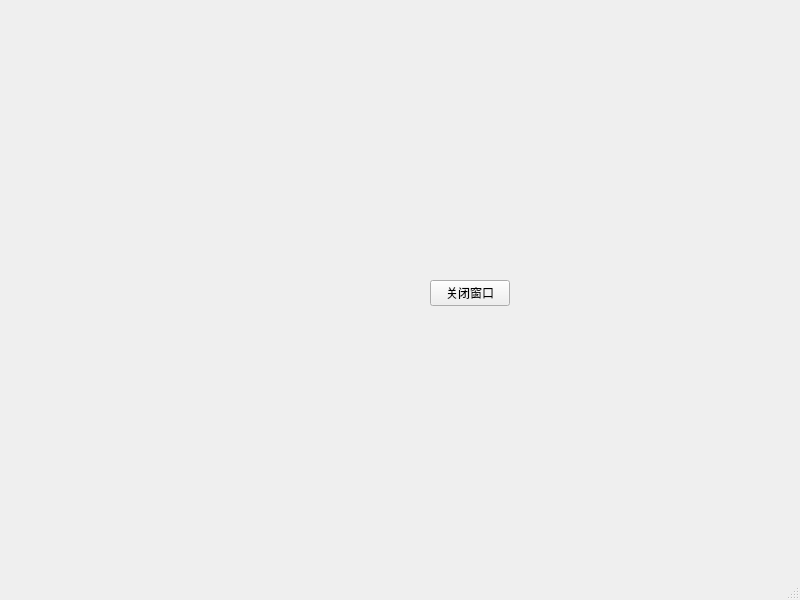
<?xml version="1.0" encoding="UTF-8"?>
<ui version="4.0">
 <class>MainWindow</class>
 <widget class="QMainWindow" name="MainWindow">
  <property name="geometry">
   <rect>
    <x>0</x>
    <y>0</y>
    <width>800</width>
    <height>600</height>
   </rect>
  </property>
  <property name="windowTitle">
   <string>MainWindow</string>
  </property>
  <widget class="QWidget" name="centralwidget">
   <widget class="QPushButton" name="closeBtn">
    <property name="geometry">
     <rect>
      <x>430</x>
      <y>280</y>
      <width>80</width>
      <height>26</height>
     </rect>
    </property>
    <property name="text">
     <string>关闭窗口</string>
    </property>
   </widget>
  </widget>
  <widget class="QMenuBar" name="menubar">
   <property name="geometry">
    <rect>
     <x>0</x>
     <y>0</y>
     <width>800</width>
     <height>23</height>
    </rect>
   </property>
  </widget>
  <widget class="QStatusBar" name="statusbar"/>
 </widget>
 <resources/>
 <connections/>
</ui>
